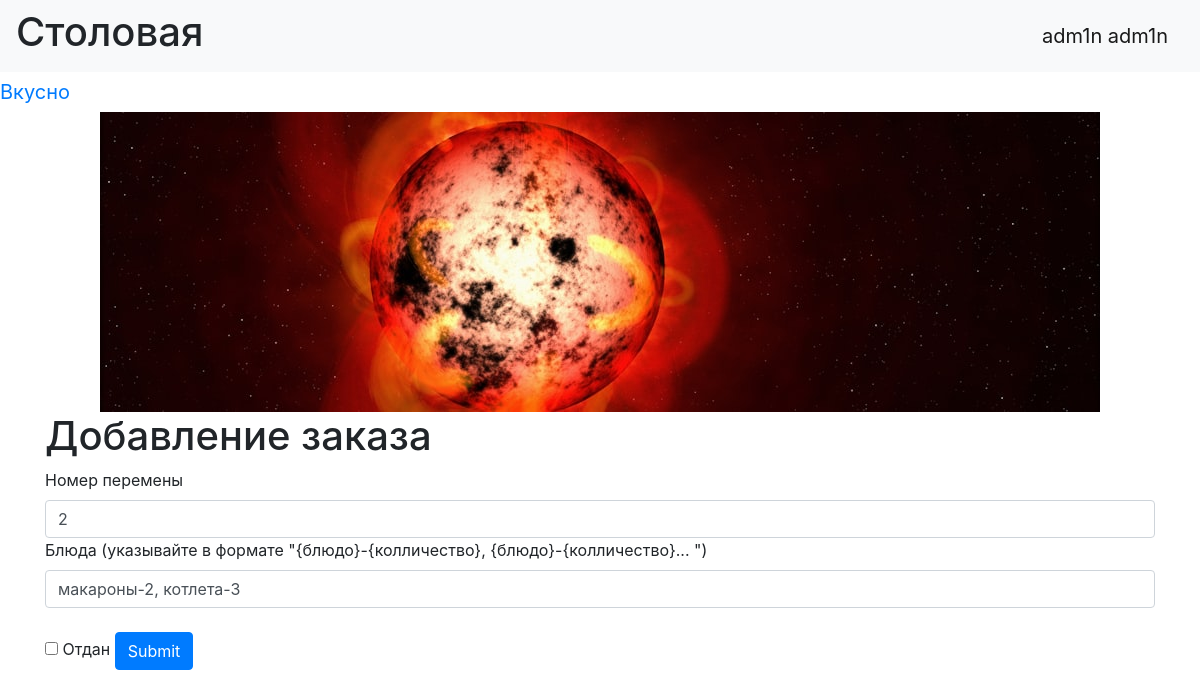
The app's page /orders/1 (signed in), older data.
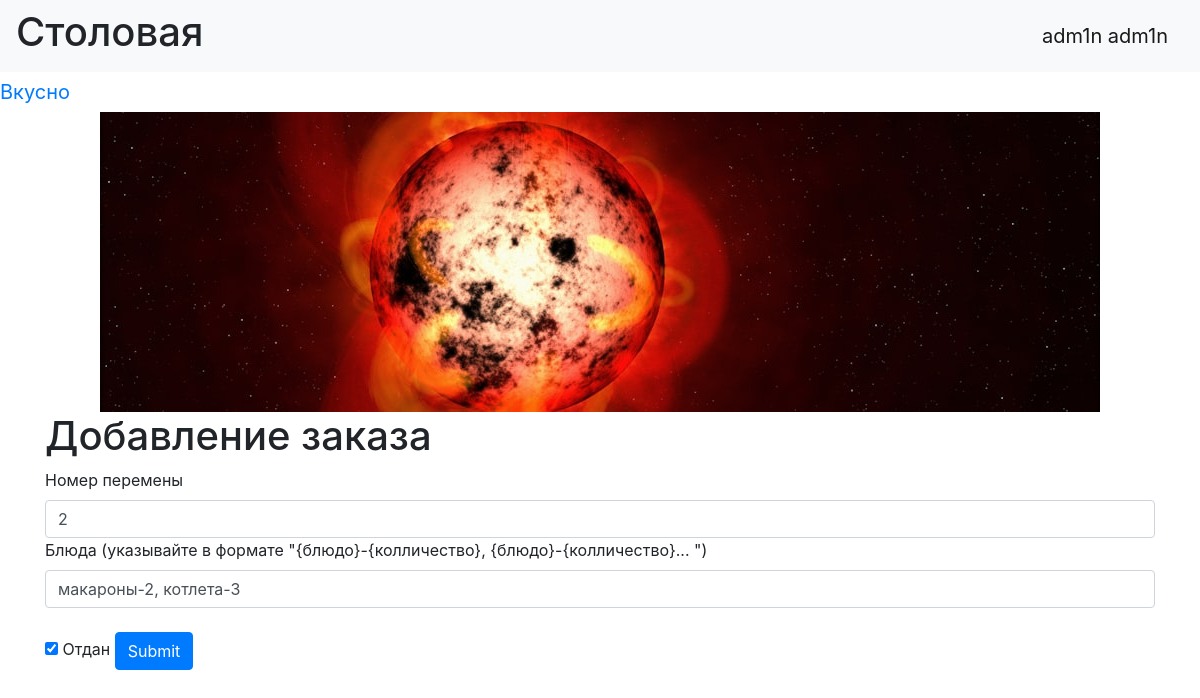
The same page, newer data.
### data/users.py (models this page shows, shortened)
class User(SqlAlchemyBase, UserMixin, SerializerMixin):
    __tablename__ = 'users'
    id = sqlalchemy.Column(sqlalchemy.Integer, primary_key=True, autoincrement=True)
    name = sqlalchemy.Column(sqlalchemy.String, nullable=True)
    surname = sqlalchemy.Column(sqlalchemy.String, nullable=True)
    grade = sqlalchemy.Column(sqlalchemy.String, nullable=True)
    password = sqlalchemy.Column(sqlalchemy.String, nullable=True)
    admin = sqlalchemy.Column(sqlalchemy.Boolean, nullable=False, default=False)

### data/orders.py (models this page shows)
class PersonalOrder(SqlAlchemyBase, UserMixin, SerializerMixin):
    __tablename__ = 'orders'
    id = sqlalchemy.Column(sqlalchemy.Integer, primary_key=True, autoincrement=True)
    person = sqlalchemy.Column(sqlalchemy.Integer, sqlalchemy.ForeignKey("users.id"))
    meal = sqlalchemy.Column(sqlalchemy.String, nullable=True)
    pause = sqlalchemy.Column(sqlalchemy.Integer, nullable=True)  #номер перемены
    status = sqlalchemy.Column(sqlalchemy.Boolean, default=False)

### main.py (the view, shortened to what this page needs)
@application.route('/orders/<int:unic_num>', methods=['GET', 'POST'])
@login_required
def order_edit(unic_num):
    form = NewOrderForm()
    if request.method == "GET":
        db_sess = db_session.create_session()
        orders = db_sess.query(PersonalOrder).filter(PersonalOrder.id == unic_num).first()
        if not orders or not current_user.admin:
            abort(404)
        form.meal.data = orders.meal
        form.pause.data = orders.pause
        form.status.data = orders.status
    return render_template('new_order.html', title='Изменение заказа', form=form)

### forms/new_order.py
class NewOrderForm(FlaskForm):
    person = IntegerField('id')
    meal = StringField('Блюда (указывайте в формате "{блюдо}-{колличество}, {блюдо}-{колличество}... ")',
                       validators=[DataRequired()])
    pause = IntegerField('Номер перемены', validators=[DataRequired()])
    status = BooleanField('Отдан')
    submit = SubmitField('Submit')

### data/db_session.py (called while the page is built)
def create_session() -> Session:
    global __factory
    return __factory()

### main.py (called while the page is built)
@login_manager.user_loader
def load_user(user_id):
    db_sess = db_session.create_session()
    return db_sess.get(User, user_id)

### templates/new_order.html (shortened to what this page needs)
{% extends "base.html" %}
{%block content %}
<h1>Добавление заказа</h1>
<form action="" method="post">
        {{ form.pause.label }} <br>
        {{ form.pause(class="form-control", type="pause") }}
        {{ form.meal.label }} <br>
        {{ form.meal(class="form-control", type="meal") }}
    <br>
    {{ form.status() }} {{ form.status.label }}
    {{ form.submit(type="submit", class="btn btn-primary") }}
</form>
{% endblock %}

### templates/base.html (shortened to what this page needs)
<!DOCTYPE html>
<html lang="en">
<head>
    <link rel="stylesheet" href="https://stackpath.bootstrapcdn.com/bootstrap/4.4.1/css/bootstrap.min.css"
>
    <link rel="stylesheet" href="../static/css/style.css">
</head>
  <body>
    <header>
      <nav class="navbar navbar-light bg-light">
          <h1>Столовая</h1>
          {% if current_user.is_authenticated %}
            <a class="navbar-brand" href="/logout">{{ current_user.name }} {{ current_user.surname }}</a>
          {% else %}
            <a class="btn btn-primary " href="/register_user">Зарегистрировать ученика</a>
            <a class="btn btn-primary " href="/register_admin">Зарегистрировать админа</a>
            <a class="btn btn-success" href="/login">Войти</a>
          {% endif %}
      </nav>
        <a class="navbar-brand" href="#">Вкусно</a>
    </header>
    <center>
        <img src="../static/img/photo.jpg">
    </center>
    <main role="main" class="container">
        <link rel="stylesheet" href="../static/img/photo.jpg">
        {% block content %}{% endblock %}
    </main>
  </body>
</html>

Row changes from the older to the newer data that the page shows:
changed PersonalOrder "макароны-2, котлета-3": status "☐" → "☑"
